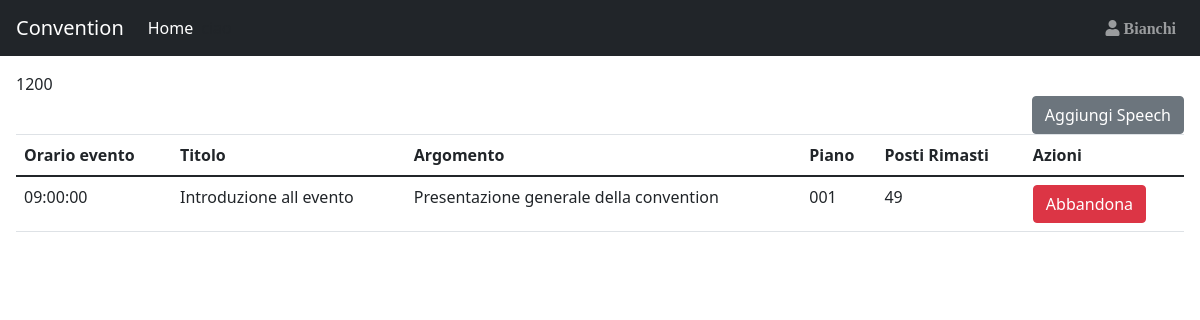
Screenshot of /Sito_convention/index.php (signed in) with the database file from the repository.
### tables this page shows
CREATE TABLE IF NOT EXISTS Partecipante(
    IDPart INT(3) NOT NULL AUTO_INCREMENT,
    NomePart VARCHAR(20) NULL,
    CognomePart VARCHAR(20) NULL,
    TipologiaPart VARCHAR(20) NULL,
    PRIMARY KEY(IDPart)
);

CREATE TABLE IF NOT EXISTS Programma(
    IDProgramma INT(3) NOT NULL AUTO_INCREMENT,
    FasciaOraria TIME NULL,
    IDSpeech_fk INT(3) NULL,
    NomeSala_fk VARCHAR(20) NULL,
    FOREIGN KEY(IDSpeech_fk) REFERENCES Speech(IDSpeech),
    FOREIGN KEY(NomeSala_fk) REFERENCES Sala(NomeSala),
    PRIMARY KEY(IDProgramma)
);

CREATE TABLE IF NOT EXISTS Speech(
    IDSpeech INT(3) NOT NULL AUTO_INCREMENT,
    Titolo VARCHAR(100) NULL,
    Argomento VARCHAR(100) NULL,
    PRIMARY KEY(IDSpeech)
);

CREATE TABLE IF NOT EXISTS Piano(
    Numero CHAR(3) NOT NULL,
    PRIMARY KEY(Numero)
);

### Sito_convention/utilitis.php (called while the page is built, shortened)
<?php
    function isArel(){
        if(isset($_SESSION["RelAnche"])){
            return true;
        }else{
            return false;
        }
    }
    function isPart(){
        if(isset($_SESSION["idPart"])){
            return true;
        }else{
            return false;
        }
    }
    function is_NOTAnonymus() {
        if(isArel() || isPart()){
            return true;
        }
        else{
            return false;
        }
    };
?>

### Sito_convention/Database.php (called while the page is built, shortened)
<?php
    class Database {
        private static $host = "localhost";
        private static $username = "root";
        private static $password = "";
        private static $database = "Convention";
        private static $connection;
        public static function connect() {
            self::$connection = new mysqli(self::$host, self::$username, self::$password, self::$database);
            return true;
        }
        public static function executeQuery($query,$parametri,$flag) {
            $stmt = self::$connection->prepare($query);
		    $stmt->bind_param(...$parametri);
            $result2=$stmt->execute();
            $result = $stmt->get_result();
            if ($flag){
                return $result;
            }else{
                return $result2;
            }
        }
    }
?>

### Sito_convention/index.php (the view, shortened to what this page needs)
<!DOCTYPE html>
<html lang="en">
<head>
</head>
<body>
    <?php
        include "Database.php";
        include "utilitis.php";
        $where="Home";
        include_once("navbar.php");
    ?>
    <div class="container-fluid p-3">
        <?php
            if(is_NOTAnonymus()){
                echo (intval($_COOKIE['Tempo_Sessione']) - time())."<br>";
                if (Database::connect()){
                    if(isPart()){
                        $queryTab= "SELECT FasciaOraria,Titolo,Argomento,IDSpeech,NpostiSala,Numero,PostiRimasti FROM Sceglie,Programma,Speech,Sala,Piano,PostiRimastiPerFasciaOraria WHERE Sceglie.IDProgramma_fk = Programma.IDProgramma AND Speech.IDSpeech = Programma.IDSpeech_fk AND Programma.NomeSala_fk = Sala.NomeSala AND Sala.Numero_fk = Piano.Numero AND Sala.NomeSala = PostiRimastiPerFasciaOraria.NomeSalaView AND Sceglie.IDPart_fk = ?";
                        $parametri=["i",$_SESSION['idPart']];
                        if($risultatoSpeech=Database::executeQuery($queryTab,$parametri,true)){
                            $htmlmio=<<<XYZ
                            <div class="row">
                                <div class="col text-end">
                                    <form action="AggiungiSpeech.php" method="post">
                                        <button class="btn btn-secondary" type="submit">Aggiungi Speech</button>
                                    </form>
                                </div>
                            </div>
                            XYZ;
                            echo $htmlmio;
                            if (!($risultatoSpeech->num_rows) == 0){
                                $htmlmio=<<<XYZ
                                <table class='table'>
                                    <thead>
                                        <tr>
                                            <th>Orario evento</th>
                                            <th>Titolo</th>
                                            <th>Argomento</th>
                                            <th>Piano</th>
                                            <th>Posti Rimasti</th>
                                            <th>Azioni</th>
                                        </tr>
                                    </thead>
                                    <tbody>
                                XYZ;
                                echo $htmlmio;
                                while($Risposta_speech=mysqli_fetch_array($risultatoSpeech)) {
                                    echo "<tr>";
                                        echo "<td>" . $Risposta_speech["FasciaOraria"] . "</td>";
                                        echo "<td>" . $Risposta_speech["Titolo"] . "</td>";
                                        echo "<td>" . $Risposta_speech["Argomento"] . "</td>";
                                        echo "<td>" . $Risposta_speech["Numero"] . "</td>";
                                        echo "<td>" . $Risposta_speech["PostiRimasti"] . "</td>";
                                        echo "<td><form action='Abbandona.php' method='POST'><input type='hidden' name='IdPart' value=".$_SESSION['idPart']." /><input type='hidden' name='QualeSpeech' value=".$Risposta_speech["IDSpeech"]." /><button type='submit' class='btn btn-danger'>Abbandona</button></form></td>";
                                }
                            }
                            else{
                                echo "Non partecipi a nessun speech";
                            }
                        }
                    }
                }
            }
        ?>
    </div>
</body>
</html>

### Sito_convention/navbar.php (shortened to what this page needs)
<nav class="navbar navbar-expand-md bg-dark navbar-dark sticky-top">
    <a class="navbar-brand" href="index.php">Convention</a>
    <div id="navb" class="navbar-collapse collapse hide">
        <ul class="navbar-nav">
        <li class="nav-item active">
            <a class="nav-link" href="index.php"><?php echo $where; ?></a>
        </li>
        </ul>
        <?php
            include_once("dependences.php");
            if(is_NOTAnonymus()){
                if (Database::connect()){
                    $queryTab= "SELECT NomePart,CognomePart FROM Partecipante WHERE IDPart = ?";
                    $parametri=["i",$_SESSION['idPart']];
                    if($risultatoUser=Database::executeQuery($queryTab,$parametri,true)){
                        if (($risultatoUser->num_rows) == 1){
                            $Risposta_user=$risultatoUser->fetch_assoc();
                            $htmlmio = <<<XYZ
                            <ul class="nav navbar-nav ml-auto dropleft">
                                <div class="dropdown">
                                <div class="dropdown-menu" aria-labelledby="dropdownMenuButton">
                                <a class="dropdown-item" href="#">Info Account</a>
                                <a class="dropdown-item" href="destroyer_session.php"><span class="fas fa-sign-in-alt"></span> Logout</a>
                                </div>
                            </div>
                                <a type="button" id="dropdownMenuButton" data-toggle="dropdown" aria-haspopup="true" aria-expanded="false" class="nav-link" href="#"><span class="fas fa-user"> {$Risposta_user['CognomePart']} </span></a>
                                </div>
                            </li>
                            </ul>
                            XYZ;
                            echo $htmlmio;
                        }
                        else{
                            header("Location: ./destroyer_session.php?call=controllo utente 2 header");
                            exit;
                        }
                    }
                }
            }
        ?>
</nav>

### rows the page displays
partecipante: CognomePart "Bianchi"
programma: FasciaOraria "09:00:00", IDSpeech_fk.Titolo "Introduzione all evento", IDSpeech_fk.Argomento "Presentazione generale della convention", piano.Numero "001", PostiRimasti "49"

### other values shown
$where "Home"
